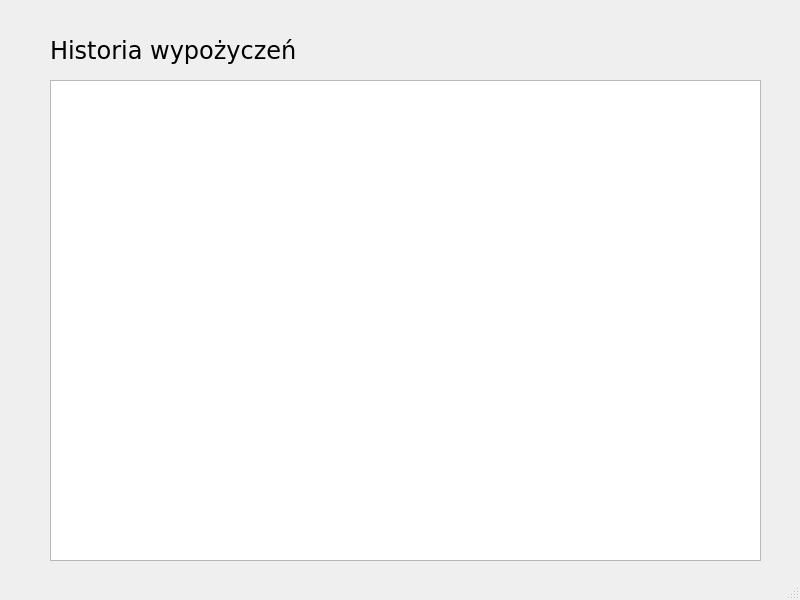
<?xml version="1.0" encoding="UTF-8"?>
<ui version="4.0">
 <class>Client_history</class>
 <widget class="QMainWindow" name="Client_history">
  <property name="geometry">
   <rect>
    <x>0</x>
    <y>0</y>
    <width>800</width>
    <height>600</height>
   </rect>
  </property>
  <property name="windowTitle">
   <string>LibSys</string>
  </property>
  <property name="windowIcon">
   <iconset theme="QIcon::ThemeIcon::UserAvailable"/>
  </property>
  <widget class="QWidget" name="centralwidget">
   <widget class="QTableView" name="tableView">
    <property name="geometry">
     <rect>
      <x>50</x>
      <y>80</y>
      <width>711</width>
      <height>481</height>
     </rect>
    </property>
    <property name="font">
     <font>
      <family>Verdana</family>
     </font>
    </property>
   </widget>
   <widget class="QLabel" name="label">
    <property name="geometry">
     <rect>
      <x>50</x>
      <y>30</y>
      <width>691</width>
      <height>41</height>
     </rect>
    </property>
    <property name="font">
     <font>
      <family>Verdana</family>
      <pointsize>18</pointsize>
     </font>
    </property>
    <property name="text">
     <string>Historia wypożyczeń </string>
    </property>
   </widget>
  </widget>
  <widget class="QMenuBar" name="menubar">
   <property name="geometry">
    <rect>
     <x>0</x>
     <y>0</y>
     <width>800</width>
     <height>21</height>
    </rect>
   </property>
  </widget>
  <widget class="QStatusBar" name="statusbar"/>
 </widget>
 <resources/>
 <connections/>
</ui>
